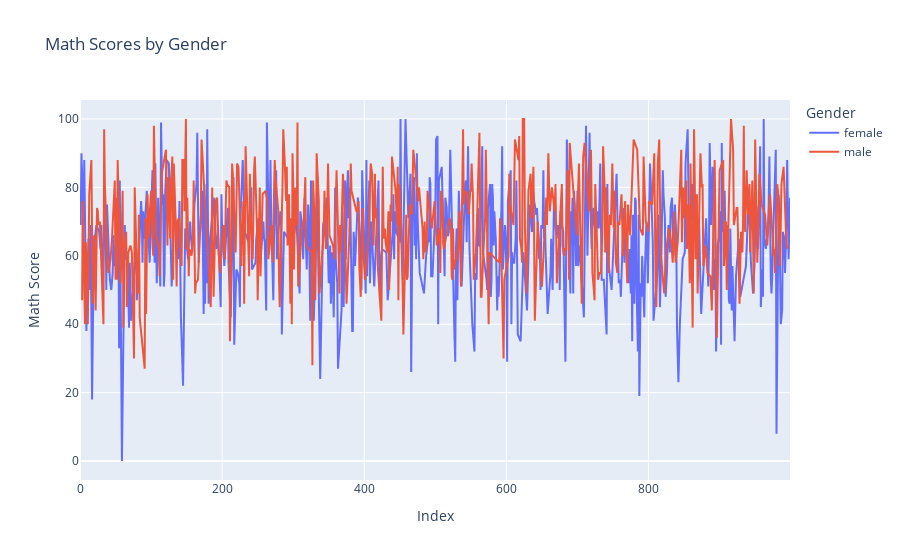

Notebook code cell kept with this figure:
### Code cell
import plotly.graph_objects as go

# Assuming you have already loaded the data into 'female' and 'male' DataFrames

# Create traces for both genders
trace_female = go.Scatter(x=female.index, y=female['math score'], mode='lines', name='female')
trace_male = go.Scatter(x=male.index, y=male['math score'], mode='lines', name='male')

# Create the figure
fig = go.Figure()

# Add the traces to the figure
fig.add_trace(trace_female)
fig.add_trace(trace_male)

# Update the layout with axis labels and title
fig.update_layout(
    title='Math Scores by Gender',
    xaxis_title='Index',
    yaxis_title='Math Score',
    legend_title='Gender'
)

# Show the plot
fig.show()

### Figure 1 — Plotly figure (JSON) as saved in the notebook; plotly's stock layout.template omitted (floating-point values rounded to 4 significant figures; data arrays with more than 128 entries replaced by an {"elided": "..."} marker saying what was removed)
{"data": [{"mode": "lines", "name": "female", "type": "scatter", "x": {"elided": "518 int values"}, "y": {"elided": "518 int values"}}, {"mode": "lines", "name": "male", "type": "scatter", "x": {"elided": "482 int values"}, "y": {"elided": "482 int values"}}], "layout": {"legend": {"title": {"text": "Gender"}}, "title": {"text": "Math Scores by Gender"}, "xaxis": {"title": {"text": "Index"}}, "yaxis": {"title": {"text": "Math Score"}}}}
